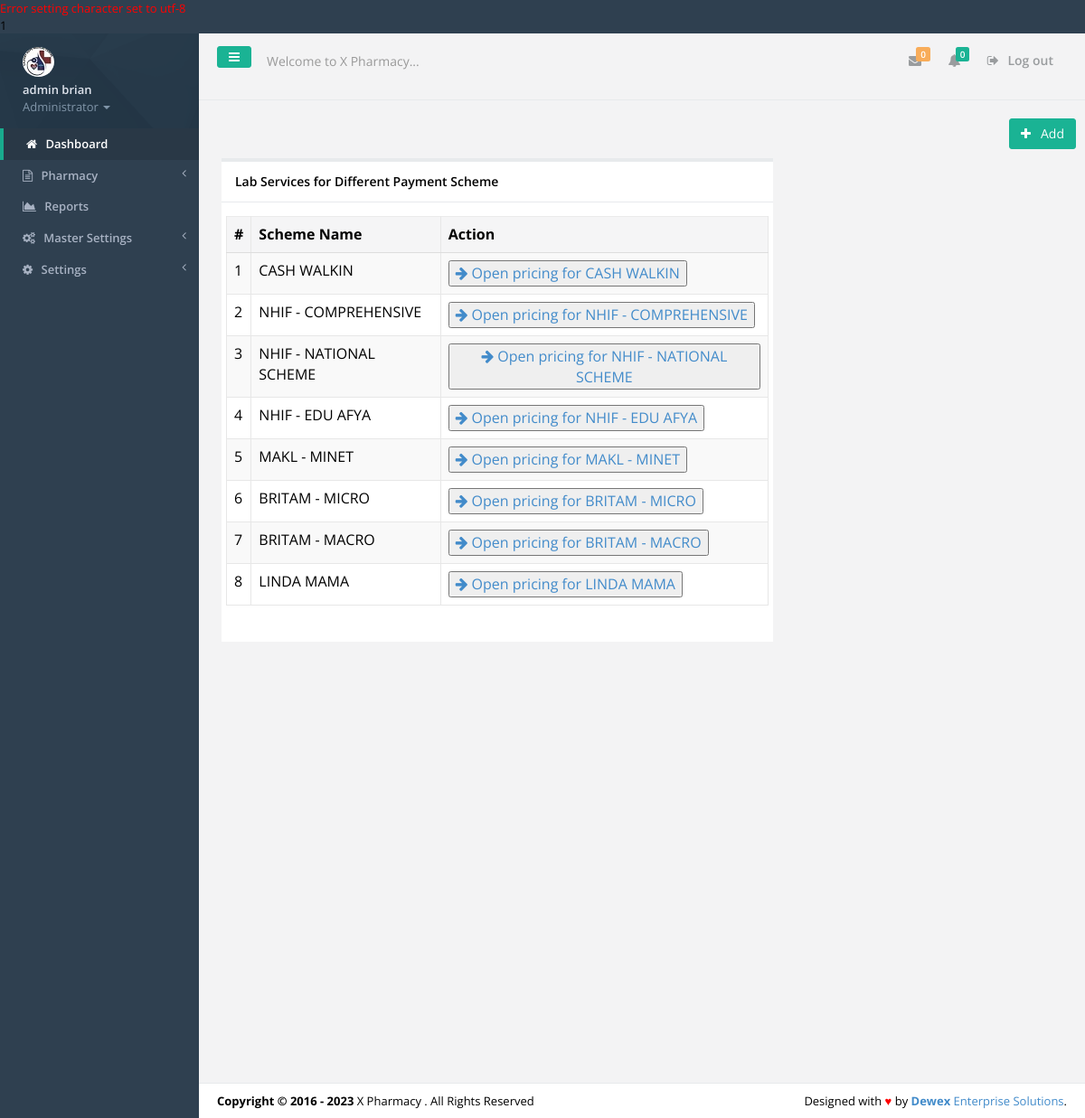
Screenshot of /first_lab_services.php (signed in) with the database file from the repository.
### tables this page shows
CREATE TABLE IF NOT EXISTS `tbl_users` (
  `id` int(11) NOT NULL,
  `f_name` varchar(30) NOT NULL,
  `s_name` varchar(30) NOT NULL,
  `id_no` varchar(30) NOT NULL,
  `email` varchar(30) NOT NULL,
  `phone` varchar(15) NOT NULL,
  `password` varchar(200) NOT NULL,
  `user_l` varchar(50) NOT NULL,
  `profile_image` varchar(45) NOT NULL,
  `active` varchar(30) NOT NULL
);

CREATE TABLE IF NOT EXISTS `tbl_settings` (
  `settings_id` int(11) NOT NULL,
  `slogan` varchar(100) NOT NULL,
  `l_status` varchar(10) NOT NULL,
  `system_name` varchar(30) NOT NULL,
  `campaigner_name` varchar(30) NOT NULL,
  `campaigner_short_name` varchar(30) NOT NULL,
  `campaign_location` varchar(30) NOT NULL,
  `seat` varchar(30) NOT NULL,
  `inst_date` varchar(15) NOT NULL,
  `photo` varchar(30) NOT NULL,
  `photo_size` varchar(10) NOT NULL,
  `photo_type` varchar(20) NOT NULL,
  `custom_reply_msg` varchar(500) NOT NULL,
  `address` varchar(50) NOT NULL,
  `phone` varchar(30) NOT NULL,
  `email` varchar(30) NOT NULL
);

CREATE TABLE IF NOT EXISTS `tbl_paymentschemes` (
  `pscheme_id` int(11) NOT NULL,
  `pscheme_code` varchar(20) NOT NULL,
  `pscheme_name` varchar(100) NOT NULL,
  `pscheme_details` varchar(100) NOT NULL,
  `pscheme_oplimit` varchar(30) NOT NULL,
  `pscheme_iplimit` varchar(30) NOT NULL,
  `pscheme_copayments` varchar(30) NOT NULL
);

### includes/authenticate.php (called while the page is built, shortened)
<?php
require_once 'inc/auth.php';
$signedemail = $_SESSION['email'];
$adminDetails = mysqli_query($dbconnect,"SELECT * FROM tbl_users WHERE email='$signedemail'");
$dd = mysqli_fetch_assoc($adminDetails);
$sfname = $dd['f_name'];
$ssname = $dd['s_name'];
$user_l = $dd['user_l'];
?>

### inc/auth.php (called while the page is built, shortened)
<?php
include('config.php');
$dbhost = "localhost";
$dbuser = "root";
$dbpass = "";
$dbname = "hms_pharmacy_module";
$dbconnect = new mysqli($dbhost, $dbuser, $dbpass, $dbname);
$get_system_settings = mysqli_query($dbconnect,"SELECT * FROM tbl_settings LIMIT 1");
$smartC = mysqli_fetch_array($get_system_settings);
$smart_name = $smartC['system_name'];
?>

### first_lab_services.php (the view, shortened to what this page needs)
<?php include('includes/authenticate.php'); ?>
<!DOCTYPE html>
<html>
<head>
    <?php include('includes/meta.php');?>
    <link href="css/plugins/dataTables/dataTables.bootstrap.css" rel="stylesheet">
    <link href="css/plugins/dataTables/dataTables.responsive.css" rel="stylesheet">
    <link href="css/plugins/dataTables/dataTables.tableTools.min.css" rel="stylesheet">
</head>
<body>
    <div id="wrapper">
	<?php include('includes/sidebar.php');?>
        <div id="page-wrapper" class="gray-bg">
        <div class="row border-bottom">
			<?php include('includes/top-nav.php'); ?>
        </div>
        <div class="wrapper wrapper-content">
                <div class="row">
					<div class="row">
						<div class="col-lg-12">
						<p class="pull-right">
							<span><a href="#"><button class="btn btn-primary" type="button"><i class="fa fa-plus"></i>&nbsp;&nbsp;<span class="bold"> Add </span></button></a></span></p>
						</div>
					</div>
					<div class="col-lg-8">
						<div class="ibox float-e-margins">
                        <div class="ibox-title">
                            <h5>Lab Services for Different Payment Scheme</h5>
						</div>
                        <div class="ibox-content">
                           <div class="row">
								<table class="table table-striped table-bordered table-hover dataTables-example" >
								<thead>
								<tr>
									<th>#</th>
									<th>Scheme Name</th>
									<th>Action</th>
								</tr>
								</thead>
								<tbody>
								<?php
								$No = 0;
								$getcountyname =mysqli_query($dbconnect,"SELECT * FROM tbl_paymentschemes");
								while($gcn = mysqli_fetch_array($getcountyname)){
									$No=$No+1;
									$pscheme_code = $gcn['pscheme_code'];
									$pscheme_name = $gcn['pscheme_name'];
								?>
								 <td><?php echo $No; ?></td>
									<td><?php echo $pscheme_name; ?></td>
									<td><button cclass="btn-xs btn-primary success" type="button"><a href="labservices.php?c=<?php echo $pscheme_code;?>&n=<?php echo $pscheme_name; ?>"><i class="fa fa-arrow-right"></i> Open pricing for <?php echo $pscheme_name; ?> </a></button></td>
								<?php
								}
								?>
								</tbody>
								</table>
							</div>
						</div>
					 </div>
					</div>
			</div>
        </div>
		<?php include 'includes/footer.php'?>
        </div>
    </div>
</body>
</html>

### includes/sidebar.php (shortened to what this page needs)
<nav class="navbar-default navbar-static-side" role="navigation">
            <div class="sidebar-collapse">
                <ul class="nav" id="side-menu">
                    <li class="nav-header">
                        <div class="dropdown profile-element"> <span>
                            <img alt="image" class="img-circle" src="img/profile_small.jpg" />
                             </span>
                            <a data-toggle="dropdown" class="dropdown-toggle" href="#">
                            <span class="clear"> <span class="block m-t-xs"> <strong class="font-bold"><?php echo "$sfname $ssname";?></strong>
                             </span> <span class="text-muted text-xs block">Administrator <b class="caret"></b></span> </span> </a>
                        </div>
                    </li>
                    <li class="active">
                        <a href="index.php"><i class="fa fa-home"></i> <span class="nav-label">Dashboard</span></a>
                    </li>
					<?php
					if($user_l=='PHARMACY'||$user_l=='ADMINISTRATOR'){
					?>
					<li>
                        <a href="#"><i class="fa fa-file-text-o"></i> <span class="nav-label">Pharmacy </span><span class="fa arrow"></span></a>
                    </li>
					<?php
					}
					if($user_l=='ADMINISTRATOR'){
					?>
					 <li>
                        <a href="reports.php"><i class="fa fa-area-chart"></i> <span class="nav-label">Reports</a>
                    </li>
                    <li>
                        <a href="#"><i class="fa fa-cogs"></i> <span class="nav-label">Master Settings</span><span class="fa arrow"></span></a>
                    </li>
                    <li>
                        <a href="#"><i class="fa fa-gear"></i> <span class="nav-label"> Settings</span><span class="fa arrow"></span></a>
                    </li>
					<?php
					}
					?>
                </ul>
            </div>
        </nav>

### includes/top-nav.php (shortened to what this page needs)
<nav class="navbar navbar-static-top" role="navigation" style="margin-bottom: 0">
        <div class="navbar-header">
            <a class="navbar-minimalize minimalize-styl-2 btn btn-primary " href="#"><i class="fa fa-bars"></i> </a>
            <form role="search" class="navbar-form-custom" method="post" action="search_results.html">
                <div class="form-group">
                    <input type="text" placeholder="Welcome to <?php echo $smart_name; ?>..." class="form-control" name="top-search" id="top-search">
                </div>
            </form>
        </div>
            <ul class="nav navbar-top-links navbar-right">
                <li>
                    <a class="count-info" tooltip="Unread" href="#">
                        <i class="fa fa-envelope"></i>  <span class="label label-warning">0</span>
                    </a>
                </li>
                <li>
                    <a class="count-info" data-toggle="dropdowhn" tooltip="Marked Important" href="#">
                        <i class="fa fa-bell"></i>  <span class="label label-primary">0</span>
                    </a>
                 </li>
				<li>
                    <a href="logout.php?logout">
                        <i class="fa fa-sign-out"></i> Log out
                    </a>
                </li>
            </ul>
	</nav>

### includes/footer.php
<div class="footer">
    <div class="pull-right">
        Designed with <span style="color:red">&hearts;</span> by <a href="mailto: isaacwex@gmail.com tel:0729522550" target="_blank" title="We're Dewex Enterprise Solutions" target="_blank" rel="dofollow"><strong>Dewex</strong> Enterprise Solutions</a>.
    </div>
    <div>
        <strong>Copyright &copy; 2016 - <?php echo date('Y'); ?></strong> <?php echo $smart_name; ?> . All Rights Reserved
    </div>
</div>

### rows the page displays
tbl_users: f_name "admin", s_name "brian"
tbl_settings: top-search "Welcome to X Pharmacy...", system_name "X Pharmacy"
tbl_paymentschemes: pscheme_name "CASH WALKIN"
tbl_paymentschemes: pscheme_name "NHIF - COMPREHENSIVE"
tbl_paymentschemes: pscheme_name "NHIF - NATIONAL SCHEME"
tbl_paymentschemes: pscheme_name "NHIF - EDU AFYA"
tbl_paymentschemes: pscheme_name "MAKL - MINET"
tbl_paymentschemes: pscheme_name "BRITAM - MICRO"
tbl_paymentschemes: pscheme_name "BRITAM - MACRO"
tbl_paymentschemes: pscheme_name "LINDA MAMA"

### other values shown
$dbconnect->error() "1"
